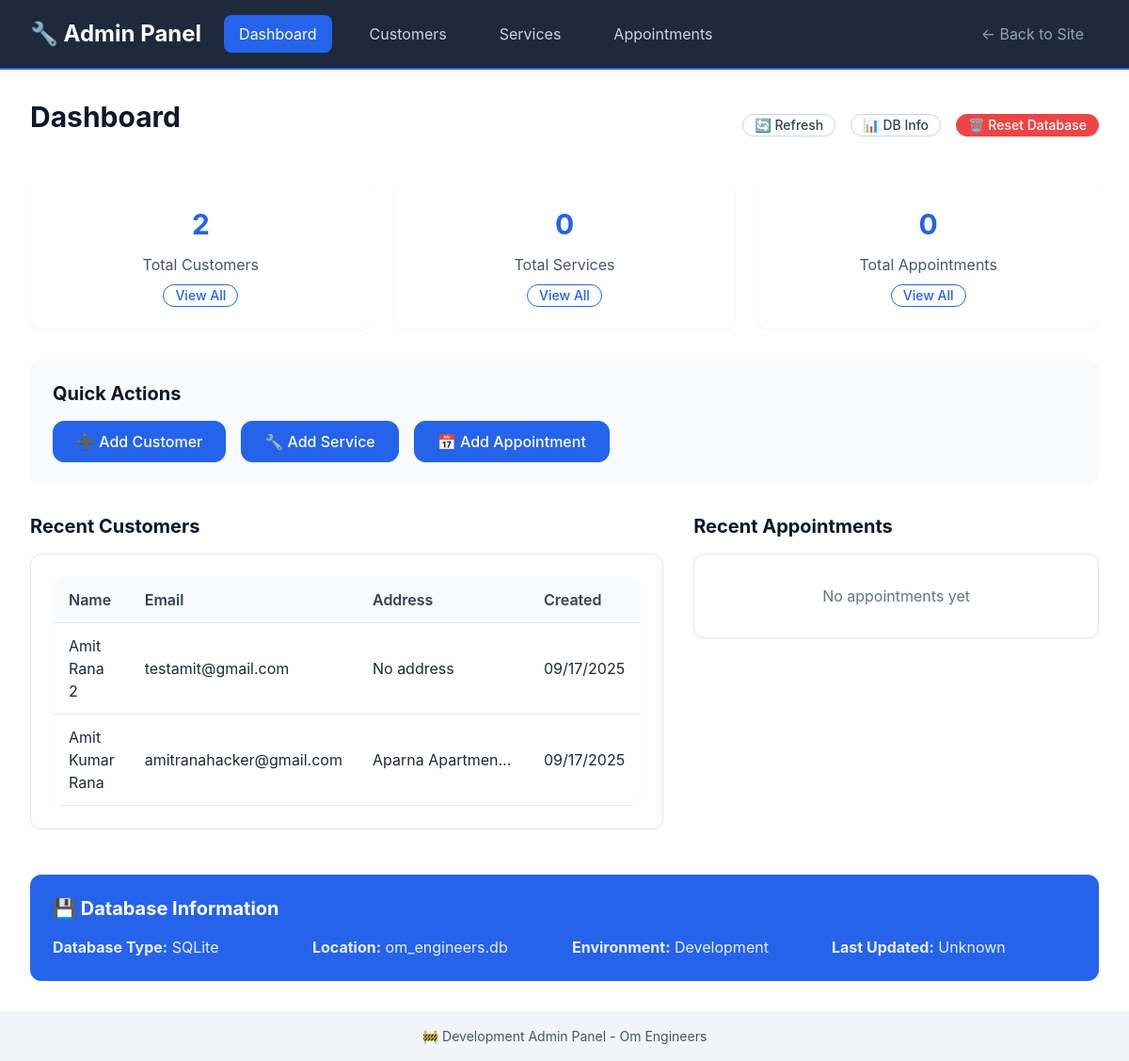
The page /admin/ on the database as committed earlier.
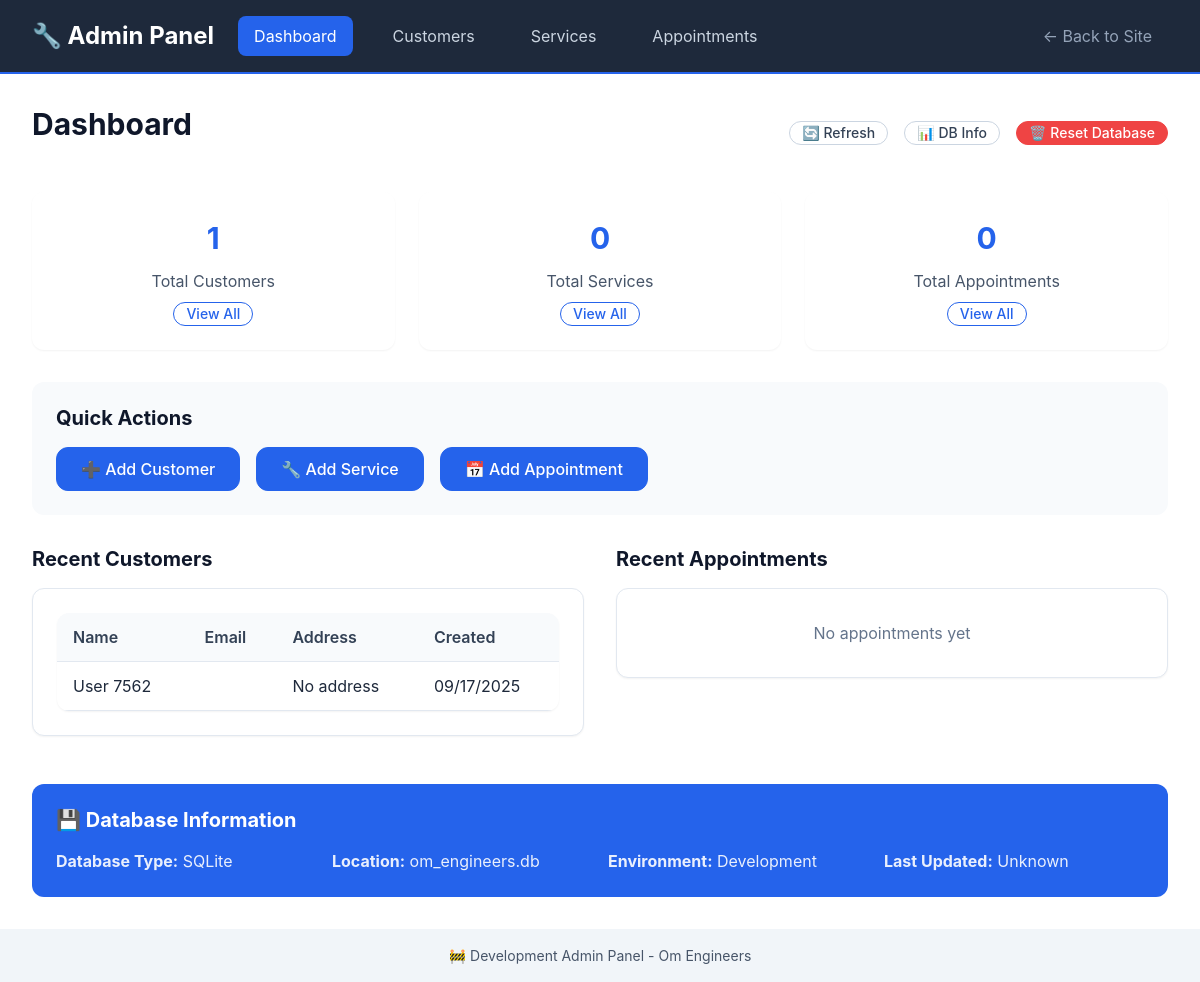
The same page on the database as committed later.
### models/customer_db.py (models this page shows, shortened)
class Customer(db.Model):
    __tablename__ = 'customers'
    id: Mapped[int] = mapped_column(primary_key=True)
    name: Mapped[str] = mapped_column(String(100), nullable=False)
    email: Mapped[str] = mapped_column(String(120), nullable=True, index=True)
    phone: Mapped[str] = mapped_column(String(20), nullable=False, index=True)
    address: Mapped[str] = mapped_column(Text, nullable=True)
    created_at: Mapped[datetime] = mapped_column(DateTime, default=datetime.utcnow)
    updated_at: Mapped[datetime] = mapped_column(DateTime, default=datetime.utcnow, onupdate=datetime.utcnow)
    appointments = db.relationship('Appointment', back_populates='customer', cascade='all, delete-orphan')

### routes/admin.py (the view)
@admin_bp.route('/')
def index():
    try:
        customer_count = Customer.query.count()
        service_count = Service.query.count()
        appointment_count = Appointment.query.count()
        recent_customers = Customer.query.order_by(Customer.created_at.desc()).limit(5).all()
        recent_appointments = Appointment.query.order_by(Appointment.created_at.desc()).limit(5).all()
        stats = {
            'customers': customer_count,
            'services': service_count,
            'appointments': appointment_count
        }
        return render_template('admin/index.html',
                             stats=stats,
                             recent_customers=recent_customers,
                             recent_appointments=recent_appointments)
    except Exception as e:
        flash(f'Error loading admin dashboard: {str(e)}', 'error')
        return render_template('admin/index.html', stats={}, recent_customers=[], recent_appointments=[])

### templates/admin/index.html (shortened to what this page needs)
{% extends "admin/base.html" %}
{% block content %}
<div style="display: flex; justify-content: space-between; align-items: center; margin-bottom: var(--space-8);">
    <h1>Dashboard</h1>
    <div style="display: flex; gap: var(--space-4);">
        <button onclick="refreshStats()" class="btn btn-secondary btn-sm">🔄 Refresh</button>
        <button onclick="showDatabaseInfo()" class="btn btn-secondary btn-sm">📊 DB Info</button>
        <button onclick="showResetModal()" class="btn btn-danger btn-sm">🗑️ Reset Database</button>
    </div>
</div>
<div class="stats-grid">
    <div class="stat-card">
        <div class="stat-number" id="customers-count">{{ stats.customers or 0 }}</div>
        <div style="color: var(--gray-600);">Total Customers</div>
        <div style="margin-top: var(--space-2);">
            <a href="{{ url_for('admin.customers') }}" class="btn btn-sm btn-outline">View All</a>
        </div>
    </div>
    <div class="stat-card">
        <div class="stat-number" id="services-count">{{ stats.services or 0 }}</div>
        <div style="color: var(--gray-600);">Total Services</div>
        <div style="margin-top: var(--space-2);">
            <a href="{{ url_for('admin.services') }}" class="btn btn-sm btn-outline">View All</a>
        </div>
    </div>
    <div class="stat-card">
        <div class="stat-number" id="appointments-count">{{ stats.appointments or 0 }}</div>
        <div style="color: var(--gray-600);">Total Appointments</div>
        <div style="margin-top: var(--space-2);">
            <a href="{{ url_for('admin.appointments') }}" class="btn btn-sm btn-outline">View All</a>
        </div>
    </div>
</div>
<div style="background: var(--gray-50); padding: var(--space-6); border-radius: var(--border-radius-lg); margin-bottom: var(--space-8);">
    <h3 style="margin-bottom: var(--space-4);">Quick Actions</h3>
    <div style="display: flex; gap: var(--space-4); flex-wrap: wrap;">
        <a href="{{ url_for('admin.new_customer') }}" class="btn btn-primary">➕ Add Customer</a>
        <a href="{{ url_for('admin.new_service') }}" class="btn btn-primary">🔧 Add Service</a>
        <a href="{{ url_for('admin.new_appointment') }}" class="btn btn-primary">📅 Add Appointment</a>
    </div>
</div>
<div style="display: grid; grid-template-columns: 1fr 1fr; gap: var(--space-8); margin-top: var(--space-8);">
    <div>
        <h3 style="margin-bottom: var(--space-4);">Recent Customers</h3>
        {% if recent_customers %}
        <div class="card">
            <table class="admin-table">
                <thead>
                    <tr>
                        <th>Name</th>
                        <th>Email</th>
                        <th>Address</th>
                        <th>Created</th>
                    </tr>
                </thead>
                <tbody>
                    {% for customer in recent_customers %}
                    <tr>
                        <td>{{ customer.name }}</td>
                        <td>{{ customer.email }}</td>
                        <td>
                            <div style="max-width: 150px; overflow: hidden; text-overflow: ellipsis; white-space: nowrap;"
                                 title="{{ customer.address or 'No address provided' }}">
                                {{ customer.address or 'No address' }}
                            </div>
                        </td>
                        <td>{{ customer.created_at.strftime('%m/%d/%Y') }}</td>
                    </tr>
                    {% endfor %}
                </tbody>
            </table>
        </div>
        {% else %}
        <div class="card" style="text-align: center; padding: var(--space-8); color: var(--gray-500);">
            No customers yet
        </div>
        {% endif %}
    </div>
    <div>
        <h3 style="margin-bottom: var(--space-4);">Recent Appointments</h3>
        {% if recent_appointments %}
        <div class="card">
            <table class="admin-table">
                <thead>
                    <tr>
                        <th>ID</th>
                        <th>Status</th>
                        <th>Date</th>
                    </tr>
                </thead>
                <tbody>
                    {% for appointment in recent_appointments %}
                    <tr>
                        <td>#{{ appointment.id }}</td>
                        <td>
                            <span style="background-color:
                                {% if appointment.status.value == 'pending' %}var(--warning-color)
                                {% elif appointment.status.value == 'confirmed' %}var(--primary-color)
                                {% elif appointment.status.value == 'completed' %}var(--success-color)
                                {% elif appointment.status.value == 'cancelled' %}var(--error-color)
                                {% else %}var(--gray-400){% endif %};
                                color: var(--white); padding: var(--space-1) var(--space-2); border-radius: var(--border-radius-sm); font-size: var(--font-size-xs);">
                                {{ appointment.status.value.title() }}
                            </span>
                        </td>
                        <td>{{ appointment.appointment_date.strftime('%m/%d/%Y') }}</td>
                    </tr>
                    {% endfor %}
                </tbody>
            </table>
        </div>
        {% else %}
        <div class="card" style="text-align: center; padding: var(--space-8); color: var(--gray-500);">
            No appointments yet
        </div>
        {% endif %}
    </div>
</div>
<div style="margin-top: var(--space-12); padding: var(--space-6); background: var(--primary-color); color: var(--white); border-radius: var(--border-radius-lg);">
    <h3 style="color: var(--white); margin-bottom: var(--space-4);">💾 Database Information</h3>
    <div style="display: grid; grid-template-columns: repeat(auto-fit, minmax(200px, 1fr)); gap: var(--space-4); opacity: 0.9;">
        <div>
            <strong>Database Type:</strong> SQLite
        </div>
        <div>
            <strong>Location:</strong> om_engineers.db
        </div>
        <div>
            <strong>Environment:</strong> Development
        </div>
        <div>
            <strong>Last Updated:</strong> <span id="last-updated">{{ moment().format('MM/DD/YYYY HH:mm') if moment else 'Unknown' }}</span>
        </div>
    </div>
</div>
{% endblock %}

### templates/admin/base.html (shortened to what this page needs)
<!DOCTYPE html>
<html lang="en">
<head>
    <link rel="stylesheet" href="{{ url_for('static', filename='css/main.css') }}">
</head>
<body>
    <header class="admin-header">
        <div class="container">
            <div class="admin-nav">
                <h2 style="color: var(--white); margin: 0;">🔧 Admin Panel</h2>
                <a href="{{ url_for('admin.index') }}" class="{% if request.endpoint == 'admin.index' %}active{% endif %}">Dashboard</a>
                <a href="{{ url_for('admin.customers') }}" class="{% if 'customers' in request.endpoint %}active{% endif %}">Customers</a>
                <a href="{{ url_for('admin.services') }}" class="{% if 'services' in request.endpoint %}active{% endif %}">Services</a>
                <a href="{{ url_for('admin.appointments') }}" class="{% if 'appointments' in request.endpoint %}active{% endif %}">Appointments</a>
                <div style="margin-left: auto;">
                    <a href="{{ url_for('main.index') }}" style="color: var(--gray-400);">← Back to Site</a>
                </div>
            </div>
        </div>
    </header>
    <main class="admin-content">
        <div class="container">
            {% block content %}{% endblock %}
        </div>
    </main>
    <footer style="background-color: var(--gray-100); padding: var(--space-4) 0; text-align: center; color: var(--gray-600);">
        <div class="container">
            <p style="margin: 0; font-size: var(--font-size-sm);">
                🚧 Development Admin Panel - {{ config.APP_NAME }}
            </p>
        </div>
    </footer>
</body>
</html>

### static/css/main.css (style rules this page uses)
:root { --primary-color: #2563eb; --primary-dark: #1d4ed8; --primary-light: #3b82f6; --secondary-color: #64748b; --success-color: #10b981; --warning-color: #f59e0b; --error-color: #ef4444; --white: #ffffff; --gray-50: #f8fafc; --gray-100: #f1f5f9; --gray-200: #e2e8f0; --gray-300: #cbd5e1; --gray-400: #94a3b8; --gray-500: #64748b; --gray-600: #475569; --gray-700: #334155; --gray-800: #1e293b; --gray-900: #0f172a; --font-family: 'Inter', -apple-system, BlinkMacSystemFont, 'Segoe UI', Roboto, Oxygen, Ubuntu, Cantarell, sans-serif; --font-size-xs: 0.75rem; --font-size-sm: 0.875rem; --font-size-base: 1rem; --font-size-lg: 1.125rem; --font-size-xl: 1.25rem; --font-size-2xl: 1.5rem; --font-size-3xl: 1.875rem; --font-size-4xl: 2.25rem; --font-weight-normal: 400; --font-weight-medium: 500; --font-weight-semibold: 600; --font-weight-bold: 700; --line-height-tight: 1.25; --line-height-normal: 1.5; --line-height-relaxed: 1.75; --space-1: 0.25rem; --space-2: 0.5rem; --space-3: 0.75rem; --space-4: 1rem; --space-5: 1.25rem; --space-6: 1.5rem; --space-8: 2rem; --space-10: 2.5rem; --space-12: 3rem; --space-16: 4rem; --space-20: 5rem; --border-radius-sm: 0.375rem; --border-radius: 0.5rem; --border-radius-lg: 0.75rem; --border-radius-xl: 1rem; --shadow-sm: 0 1px 2px 0 rgba(0, 0, 0, 0.05); --shadow: 0 1px 3px 0 rgba(0, 0, 0, 0.1), 0 1px 2px 0 rgba(0, 0, 0, 0.06); --shadow-md: 0 4px 6px -1px rgba(0, 0, 0, 0.1), 0 2px 4px -1px rgba(0, 0, 0, 0.06); --shadow-lg: 0 10px 15px -3px rgba(0, 0, 0, 0.1), 0 4px 6px -2px rgba(0, 0, 0, 0.05); --container-max-width: 1200px; --header-height: 4rem; --min-touch-target: 2.75rem; }
*, *::before, *::after { box-sizing: border-box; }
* { margin: 0; padding: 0; }
html { font-size: 16px; scroll-behavior: smooth; -webkit-text-size-adjust: 100%; -ms-text-size-adjust: 100%; }
body { font-family: var(--font-family); font-size: var(--font-size-base); font-weight: var(--font-weight-normal); line-height: var(--line-height-normal); color: var(--gray-800); background-color: var(--white); -webkit-font-smoothing: antialiased; -moz-osx-font-smoothing: grayscale; }
.container { width: 100%; max-width: var(--container-max-width); margin: 0 auto; padding-left: var(--space-4); padding-right: var(--space-4); }
h1, h2, h3, h4, h5, h6 { font-weight: var(--font-weight-bold); line-height: var(--line-height-tight); color: var(--gray-900); margin-bottom: var(--space-4); }
h1 { font-size: var(--font-size-3xl); }
h2 { font-size: var(--font-size-2xl); }
h3 { font-size: var(--font-size-xl); }
p { margin-bottom: var(--space-4); color: var(--gray-600); }
a { color: var(--primary-color); text-decoration: none; }
.btn { display: inline-flex; align-items: center; justify-content: center; min-height: var(--min-touch-target); padding: var(--space-3) var(--space-6); font-family: inherit; font-size: var(--font-size-base); font-weight: var(--font-weight-medium); line-height: 1; text-decoration: none; border: 1px solid transparent; border-radius: var(--border-radius-lg); cursor: pointer; transition: all 0.2s ease-in-out; user-select: none; white-space: nowrap; }
.btn-primary { background-color: var(--primary-color); border-color: var(--primary-color); color: var(--white); }
.btn-secondary { background-color: var(--white); border-color: var(--gray-300); color: var(--gray-700); }
.btn-outline { background-color: transparent; border-color: var(--primary-color); color: var(--primary-color); }
.btn-sm { min-height: 2.25rem; padding: var(--space-2) var(--space-4); font-size: var(--font-size-sm); }
.card { background-color: var(--white); border: 1px solid var(--gray-200); border-radius: var(--border-radius-lg); box-shadow: var(--shadow-sm); padding: var(--space-6); transition: box-shadow 0.2s ease-in-out; }
@media (min-width: 36rem) { .container { padding-left: var(--space-6); padding-right: var(--space-6); } }
@media (min-width: 62rem) { .container { padding-left: var(--space-8); padding-right: var(--space-8); } }

Rows that differ between the two databases and show on the page:
removed Customer: name "Amit Rana 2", email "testamit@gmail.com", address "No address", created_at "09/17/2025"
removed Customer: name "Amit Kumar Rana", email "amitranahacker@gmail.com", address "Aparna Apartmen…", created_at "09/17/2025"
added Customer: name "User 7562", address "No address", created_at "09/17/2025"
Other text that changed with them:
{{ stats.customers or 0 }}: "2" → "1"
